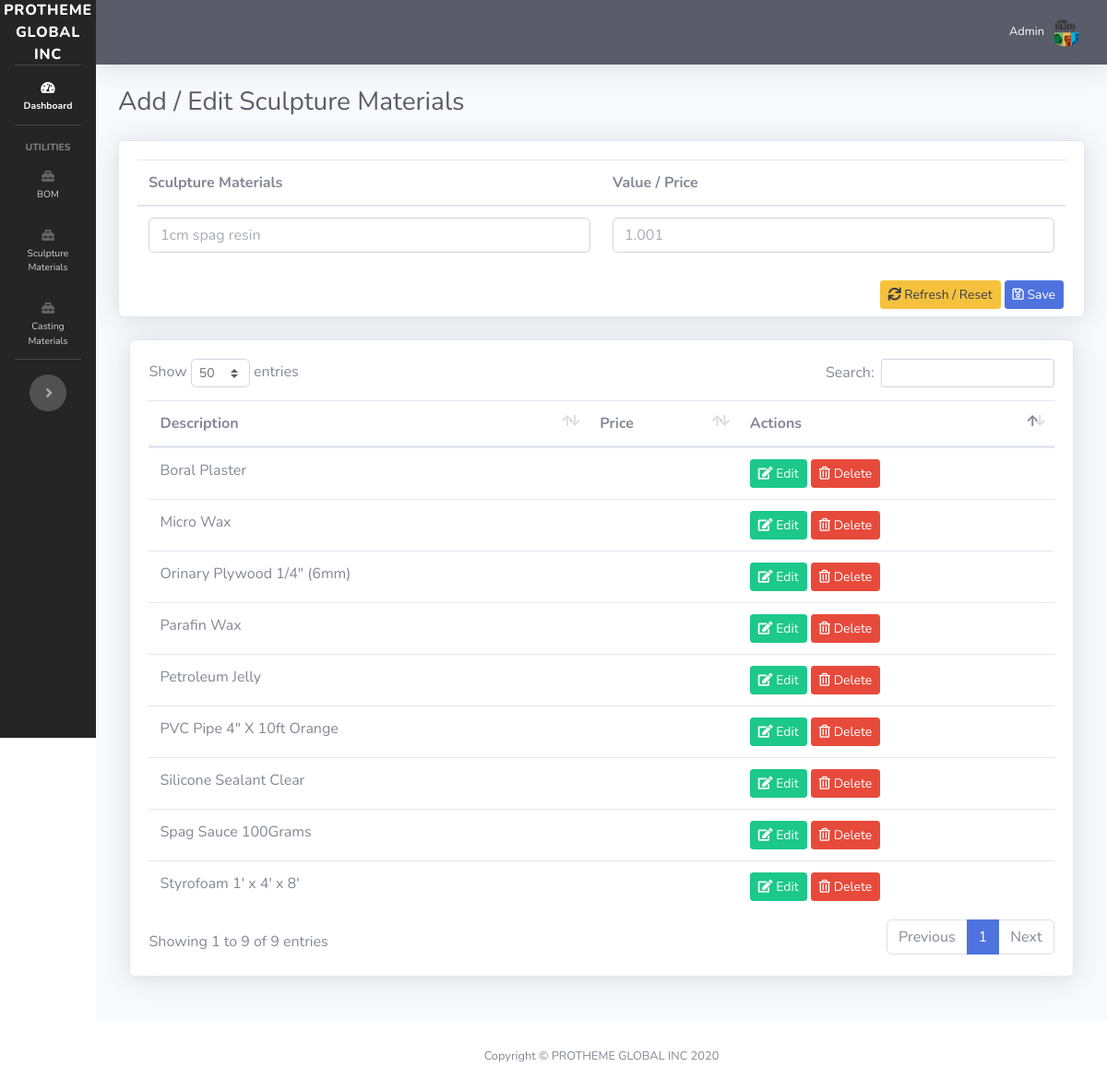
The page /add-sculpture-materials.php on the database its author committed.
### tables this page shows
CREATE TABLE `sculpture_materials` (
  `id` int(11) NOT NULL,
  `description` varchar(128) NOT NULL
);

### process_materials.php (called while the page is built, shortened)
<?php
    $update_sculpture_materials = false;

### add-sculpture-materials.php (the view, shortened to what this page needs)
<?php
require_once 'process_materials.php';
include("sidebar.php");
$getSculptureMaterials = $mysqli->query('SELECT * FROM sculpture_materials') or die ($mysqli->error);
?>
<div id="content-wrapper" class="d-flex flex-column">
    <div id="content">
        <?php
        include("topbar.php");
        ?>
        <div class="container-fluid">
            <div class="d-sm-flex align-items-center justify-content-between mb-4">
                <h1 class="h3 mb-0 text-gray-800">Add / Edit Sculpture Materials</h1>
            </div>
            <div class="row">
                <div class="col-lg-12 mb-4">
                    <div class="card shadow mb-4">
                        <form action="process_materials.php" method="POST" class="mb-1">
                            <div class="card-body">
                                <table class="table">
                                    <thead>
                                    <tr>
                                        <th>Sculpture Materials</th>
                                        <th>Value / Price</th>
                                    </tr>
                                    </thead>
                                    <tbody>
                                    <tr>
                                        <td><input type="text" class="form-control" name="sculpture_materials" placeholder="1cm spag resin" value="<?php if($update_sculpture_materials){echo $newSculptureMaterial['description'];} ?>" required></td>
                                        <td><input type="number" class="form-control" name="value_price" placeholder="1.001" step="0.00001" value="<?php if($update_sculpture_materials){echo $newSculptureMaterial['price'];} ?>" required></td>
                                    </tr>
                                    </tbody>
                                </table>
                                <button type="submit" class="btn btn-primary btn-sm mb-1 float-right" name="save_sculpture_materials" style="<?php if($update_sculpture_materials){echo"display: none;";}?> margin: 2px;"><i class="far fa-save"></i> Save</button>
                                <a href="add-sculpture-materials.php" class="btn btn-sm btn-warning float-right text-gray-900" style=" margin: 2px;"><i class="fas fa-sync"></i> Refresh / Reset</a>
                        </form>
                    </div>
                </div>
                <div class="col-lg-12 mb-4">
                    <div class="card shadow mb-12" style="padding: 2%;">
                        <table class="table" id="itemSculptureMaterials">
                            <thead>
                            <tr>
                                <th>Description</th>
                                <th>Price</th>
                                <th>Actions</th>
                            </tr>
                            </thead>
                            <tbody>
                            <?php while($newSculptureMaterials=$getSculptureMaterials->fetch_assoc()){ ?>
                                <tr>
                                    <td><?php echo $newSculptureMaterials['description']; ?></td>
                                    <td><?php echo $newSculptureMaterials['price']; ?></td>
                                    <td>
                                        <a style="" href="add-sculpture-materials.php?edit_sculpture_materials=<?php echo $newSculptureMaterials['id']; ?>" class="btn btn-sm btn-success"><i class="fas fa-edit"></i> Edit</a>
                                        <button type="button" class="btn btn-sm btn-danger" data-toggle="modal" data-target="#exampleModal<?php echo $newSculptureMaterials['id']; ?>">
                                            <i class="far fa-trash-alt"></i> Delete
                                        </button>
                                    </td>
                                </tr>
                            <?php }?>
                            </tbody>
                        </table>
                    </div>
                </div>
            </div>
        </div>
    </div>
</div>
<?php include("footer.php"); ?>

### sidebar.php (style rules this page uses)
::placeholder { opacity: 0.7 !important; }
body, input, textarea { scroll-behavior: smooth !important; }

### rows shown on the page
sculpture_materials: description "Styrofoam 1' x 4' x 8'"
sculpture_materials: description "Micro Wax"
sculpture_materials: description "Parafin Wax"
sculpture_materials: description "Petroleum Jelly"
sculpture_materials: description "Silicone Sealant Clear"
sculpture_materials: description "Boral Plaster"
sculpture_materials: description "PVC Pipe 4\" X 10ft Orange"
sculpture_materials: description "Orinary Plywood 1/4\" (6mm)"
sculpture_materials: description "Spag Sauce 100Grams"
